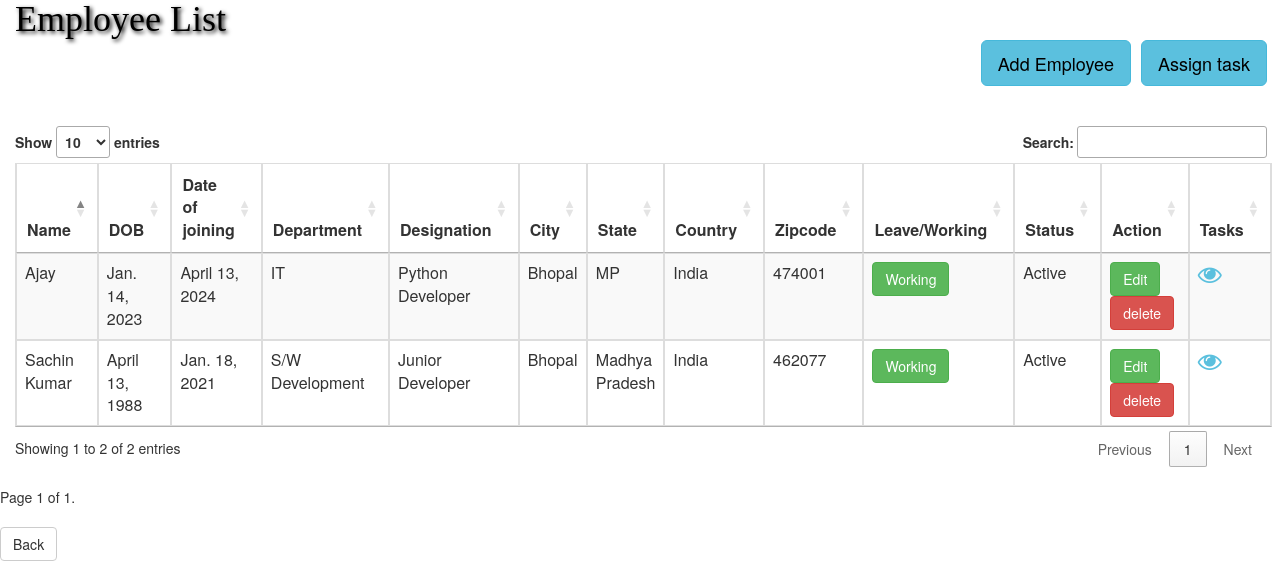
The app's page /employee-list, older data.
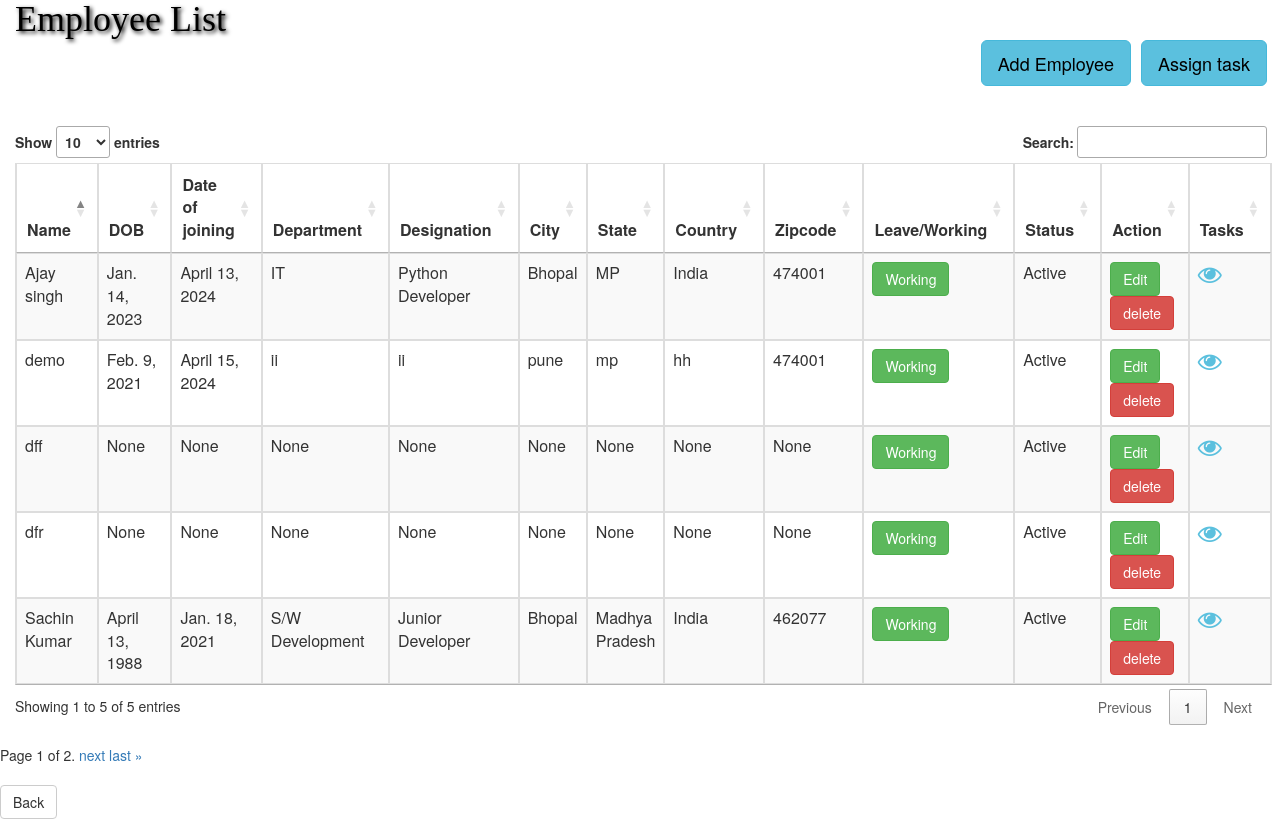
The same page, newer data.
### EMS/models.py (models this page shows, shortened)
class Employee(models.Model):
    name = models.CharField(max_length=100, null=True, blank=True)
    dob = models.DateField(null=True, blank=True)
    doj = models.DateField(null=True, blank=True)
    department = models.CharField(max_length=100, null=True, blank=True)
    post = models.CharField(max_length=100, null=True, blank=True)
    address = models.CharField(max_length=100, null=True, blank=True)
    city = models.CharField(max_length=100, null=True, blank=True)
    country = models.CharField(max_length=100, null=True, blank=True)
    zipcode = models.CharField(max_length=100, null=True, blank=True)
    state = models.CharField(max_length=100, null=True, blank=True)
    active = models.BooleanField(default=True)
    leave_count = models.IntegerField(null=True, blank=True, default=0)
    on_leave = models.BooleanField(default=False)
    created_at = models.DateTimeField(default=timezone.now, editable=False)
    updated_at = models.DateTimeField(auto_now=True)

### EMS/views.py (the view)
# urls.py: path('employee-list', employee_list, name="employee-list"),
def employee_list(request):
    emp_data = Employee.objects.all()
    paginator = Paginator(emp_data, 5)  # Show 10 employees per page
    page = request.GET.get('page')
    try:
        employees = paginator.page(page)
    except PageNotAnInteger:
        employees = paginator.page(1)
    except EmptyPage:
        employees = paginator.page(paginator.num_pages)
    is_user_logged_in = request.user.is_authenticated
    d = {'employees': employees, 'is_user_logged_in': is_user_logged_in}
    return render(request, 'employee_list.html', d)

### EMS/templates/employee_list.html (shortened to what this page needs)
{% block body %}
<link rel="stylesheet" href="//cdn.datatables.net/1.10.19/css/jquery.dataTables.min.css">
<link rel="stylesheet" href="https://maxcdn.bootstrapcdn.com/bootstrap/3.4.1/css/bootstrap.min.css">
<link rel="stylesheet" href="https://cdnjs.cloudflare.com/ajax/libs/font-awesome/4.7.0/css/font-awesome.min.css">
<div  class="container-fluid">
   <h1 class="title ml-96" style="font-family: 'Comic Sans MS', cursive; color: black; text-shadow: 2px 2px 4px #000000; display: block; margin: 0 auto;">Employee List</h1>
   <button type="button" class="btn btn-info btn-lg text-black" data-toggle="modal" data-target="#myModal" align="right" style="float:right; margin-bottom:40px; margin-left: 10px; color:black">Assign task</button></h1>
   <a href="{% url 'create_employee' %}"><button type="button" class="btn btn-info btn-lg text-black" data-toggle="modal" data-target="#myModal" align="right" style="float:right; margin-bottom:40px; color:black;">Add Employee</button></a></h1>
   <table class="table table-striped table-bordered" id="myTable" style="width:100%">
        <thead>
            <tr>
                <th>Name</th>
                <th>DOB</th>
                <th>Date of joining</th>
                <th>Department</th>
                <th>Designation</th>
                <th>City</th>
                <th>State</th>
                <th>Country</th>
                <th>Zipcode</th>
                <th>Leave/Working</th>
                <th>Status</th>
                <th>Action</th>
                <th>Tasks</th>
            </tr>
        </thead>
        <tbody>
            {% for i in employees %}
            <tr>
                <td>{{i.name}}</td>
                <td>{{i.dob}}</td>
                <td>{{i.doj}}</td>
                <td>{{i.department}}</td>
                <td>{{i.post}}</td>
                <td>{{i.city}}</td>
                <td>{{i.state}}</td>
                <td>{{i.country}}</td>
                <td>{{i.zipcode}}</td>
                <td>{% if i.on_leave %}
                    <a href="{% url 'leave_status' i.id %}" onclick="return confirm('Are you sure, You are working today?')"><button class="btn btn-danger">Leave</button></a>
                    {% else %}
                    <a href="{% url 'leave_status' i.id %}"  onclick="return confirm('Are you sure, You are applying for leave?')"><button class="btn btn-success">Working</button></a>
                    {% endif %}</td>
                <td>{% if i.active %}Active{% else %}Inactive{% endif %}</td>
                <td><a href="{% url 'edit_employee' i.id %}" ><button class="btn btn-success">Edit</button></a>
                    <a href="{% url 'delete_employee' i.id %}" onclick="return confirm('Are you sure?')"><button class="btn btn-danger">delete</button></a>
                </td>
                <td><a href="{% url 'task-list' i.id %}" ><i class="fa fa-eye" style="font-size:24px;color:#5bc0de"></i></a>
                </td>
            </tr>
            {% endfor %}
        </tbody>
    </table>
</div>
<div class="pagination">
  <span class="step-links">
      <span class="current">
          Page {{ employees.number }} of {{ employees.paginator.num_pages }}.
      </span>
      {% if employees.has_next %}
          <a href="?page={{ employees.next_page_number }}">next</a>
          <a href="?page={{ employees.paginator.num_pages }}">last &raquo;</a>
      {% endif %}
  </span>
</div>
<a href="{% url 'home' %}" class="btn btn-default back-btn">Back</a>
{% endblock  %}

Row changes from the older to the newer data that the page shows:
changed Employee "IT": name "Ajay" → "Ajay singh"
added Employee: name "demo", dob "Feb. 9, 2021", doj "April 15, 2024", department "ii", post "ii", city "pune", state "mp", country "hh", zipcode "474001", on_leave "Working", active "Active"
added Employee: name "dfr", dob "None", doj "None", department "None", post "None", city "None", state "None", country "None", zipcode "None", on_leave "Working", active "Active"
added Employee: name "dff", dob "None", doj "None", department "None", post "None", city "None", state "None", country "None", zipcode "None", on_leave "Working", active "Active"
Text that changed along with them:
text written by a page script: "Show entries Search: Showing 1 to 2 of 2 entries Previous 1 Next" → "Show entries Search: Showing 1 to 5 of 5 entries Previous 1 Next"
{{ employees.paginator.num_pages }}: "1" → "2"
text now shown: "next last »"
